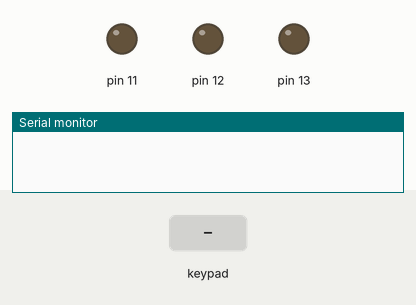
Recording of a sketch running on a simulated Arduino Uno, built with avr-gcc and run on an emulated ATmega328P. Parts: output pins drawn as LEDs (lit = HIGH), the last lines printed to the serial monitor. The inputs (shaded band) are chosen by the test bench.

Above: at 1.2 s.
1.3 s: keypad keys 5 4 3 2 # pressed 0.4 s apart
At 2.3 s:
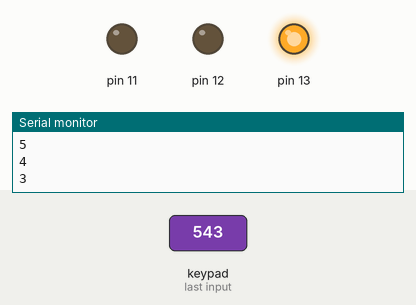
4.8 s: key '1' pressed
At 5.5 s:
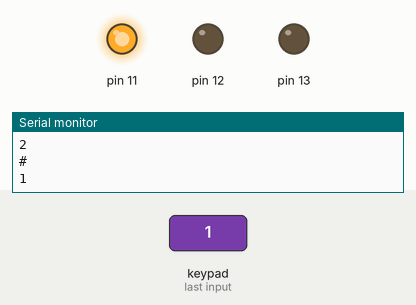
6.3 s: key '2' pressed
At 6.6 s:
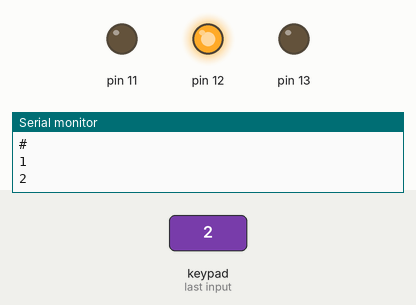
7.8 s: key '3' pressed
At 9.0 s:
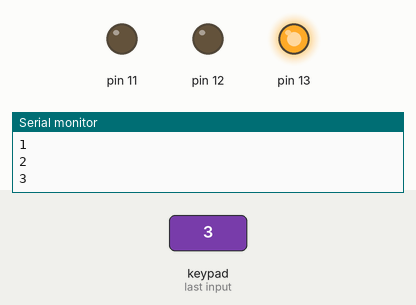
9.3 s: keypad keys 9 8 7 6 * pressed 0.4 s apart
At 10.2 s:
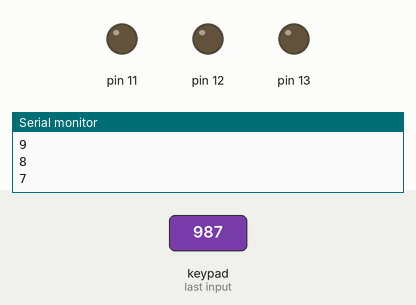
Timing chart, 0 to 12.3 s (numbered marks = the images above; inputs shaded):
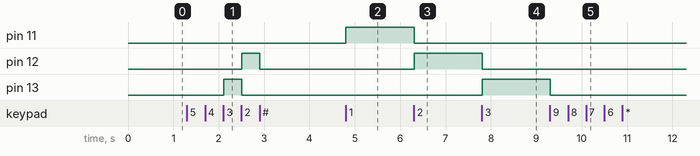

The sketch:

14._Keypad_Traffic_Lights.ino
```cpp
#include <Wire.h>
#include <Keypad.h>

const byte ROWS = 4;
const byte COLS = 4;

char hexaKeys[ROWS][COLS] = {
  {'1', '2', '3', 'A'},
  {'4', '5', '6', 'B'},
  {'7', '8', '9', 'C'},
  {'*', '0', '#', 'D'}
};

byte rowPins[ROWS] = {9, 8, 7, 6};
byte colPins[COLS] = {5, 4, 3, 2};

Keypad customKeypad = Keypad(makeKeymap(hexaKeys), rowPins, colPins, ROWS, COLS);

void setup()
{
  Serial.begin(9600);
  pinMode(13,OUTPUT);
  pinMode(12,OUTPUT);
  pinMode(11,OUTPUT);
}
void loop()
{
 char key = customKeypad.getKey();
   if (key){
    Serial.println(key);
      if (key =='1')
  {
    digitalWrite(11,HIGH);
    digitalWrite(12,LOW);
    digitalWrite(13,LOW);
  }
  else if (key =='2')
  {
    digitalWrite(11,LOW);
    digitalWrite(12,HIGH);
    digitalWrite(13,LOW);
  }
  else if (key =='3')
  {
    digitalWrite(11,LOW);
    digitalWrite(12,LOW);
    digitalWrite(13,HIGH);
  }
  else{

    digitalWrite(11,LOW);
    digitalWrite(12,LOW);
    digitalWrite(13,LOW);
  }
  }

  }
```

Measured:
- after the input at 1.3 s, pin 12: LOW → HIGH after 1.2 s, → LOW 0.39 s later; pin 13: LOW → HIGH after 0.81 s, → LOW 0.40 s later
- after the input at 4.8 s, pin 11: LOW → HIGH at once
- after the input at 6.3 s, pin 11: HIGH → LOW at once; pin 12: LOW → HIGH at once
- after the input at 7.8 s, pin 12: HIGH → LOW at once; pin 13: LOW → HIGH at once
- after the input at 9.3 s, pin 13: HIGH → LOW at once
